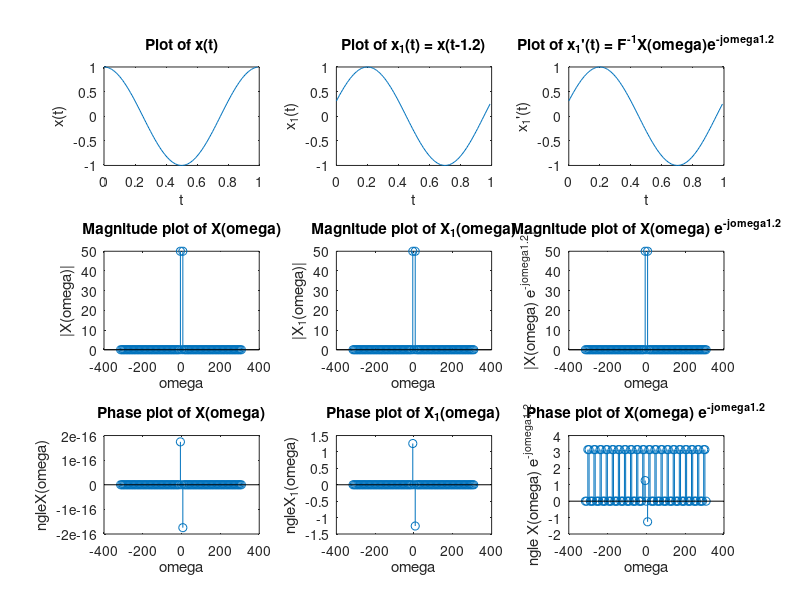
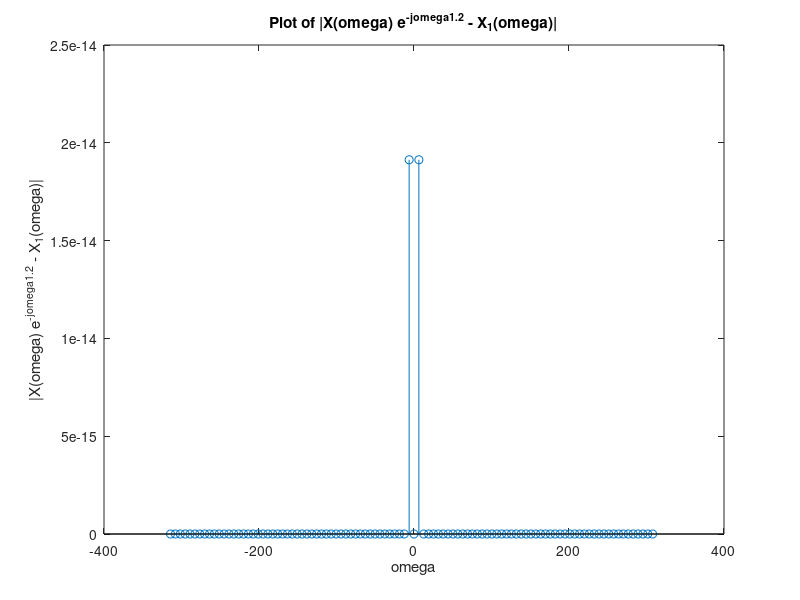

Reproduce these figures in MATLAB, in order.
% parameters to play around with

num_samples = 100;
x_l = 0;
x_r = 1;
t0 = 1.2;

% generating the time, frequency values

t = linspace(x_l, x_r - (x_r - x_l)/num_samples, num_samples);
wf = 2*pi/(x_r - x_l);
w = wf * (linspace(0, num_samples-1, num_samples)-ceil((num_samples-1)/2));

% generate the signals

x = cos(2*pi*t);
x1 = cos(2*pi*(t-t0));

% calculate Fourier transform of the signals

f = fftshift(fft(x));
f1 = fftshift(fft(x1));

% remove errors due to discretisation of amplitudes
threshold = 1e-10;
for i = 1:num_samples
    if (abs(f(i)) < threshold)
        f(i) = 0;
    end
    if (abs(f1(i)) < threshold)
        f1(i) = 0;
    end
end

% use time shifting property of Fourier transform

f_shift = zeros(1, num_samples);
for i = 1:num_samples
    f_shift(i) = f(i)*exp(-j*t0*w(i));  
end
x_shift = ifft(ifftshift(f_shift));

% display various plots

figure("Name", "Time shifting property of Fourier Transforms");

subplot(3, 3, 1);
plot(t, x);
title("Plot of x(t)");
xlabel("t");
ylabel("x(t)");

subplot(3, 3, 2);
plot(t, x1);
title(strcat("Plot of x_1(t) = x(t-", num2str(t0), ")"));
xlabel("t");
ylabel("x_1(t)");

subplot(3, 3, 3);
plot(t, real(x_shift));
title(strcat("Plot of x_1'(t) = F^{-1}\{X(\omega)e^{-j\omega", num2str(t0), "}\}"));
xlabel("t");
ylabel("x_1'(t)");

subplot(3, 3, 4);
stem(w, abs(f));
title("Magnitude plot of X(\omega)");
xlabel("\omega");
ylabel("|X(\omega)|");

subplot(3, 3, 5);
stem(w, abs(f1));
title("Magnitude plot of X_1(\omega)");
xlabel("\omega");
ylabel("|X_1(\omega)|");

subplot(3, 3, 6);
stem(w, abs(f_shift));
title(strcat("Magnitude plot of X(\omega) e^{-j\omega", num2str(t0),"}"));
xlabel("\omega");
ylabel(strcat("|X(\omega) e^{-j\omega", num2str(t0),"}|"));

subplot(3, 3, 7);
stem(w, angle(f));
title("Phase plot of X(\omega)");
xlabel("\omega");
ylabel("\angleX(\omega)");

subplot(3, 3, 8);
stem(w, angle(f1));
title("Phase plot of X_1(\omega)");
xlabel("\omega");
ylabel("\angleX_1(\omega)");

subplot(3, 3, 9);
stem(w, angle(f_shift));
title(strcat("Phase plot of X(\omega) e^{-j\omega", num2str(t0),"}"));
xlabel("\omega");
ylabel(strcat("\angle X(\omega) e^{-j\omega", num2str(t0),"}"));

figure("Name", "Error signal for comparision");
stem(w, abs(f_shift - f1));
title(strcat("Plot of |X(\omega) e^{-j\omega", num2str(t0),"} - X_1(\omega)|"));
xlabel("\omega");
ylabel(strcat("|X(\omega) e^{-j\omega", num2str(t0),"} - X_1(\omega)|"));
